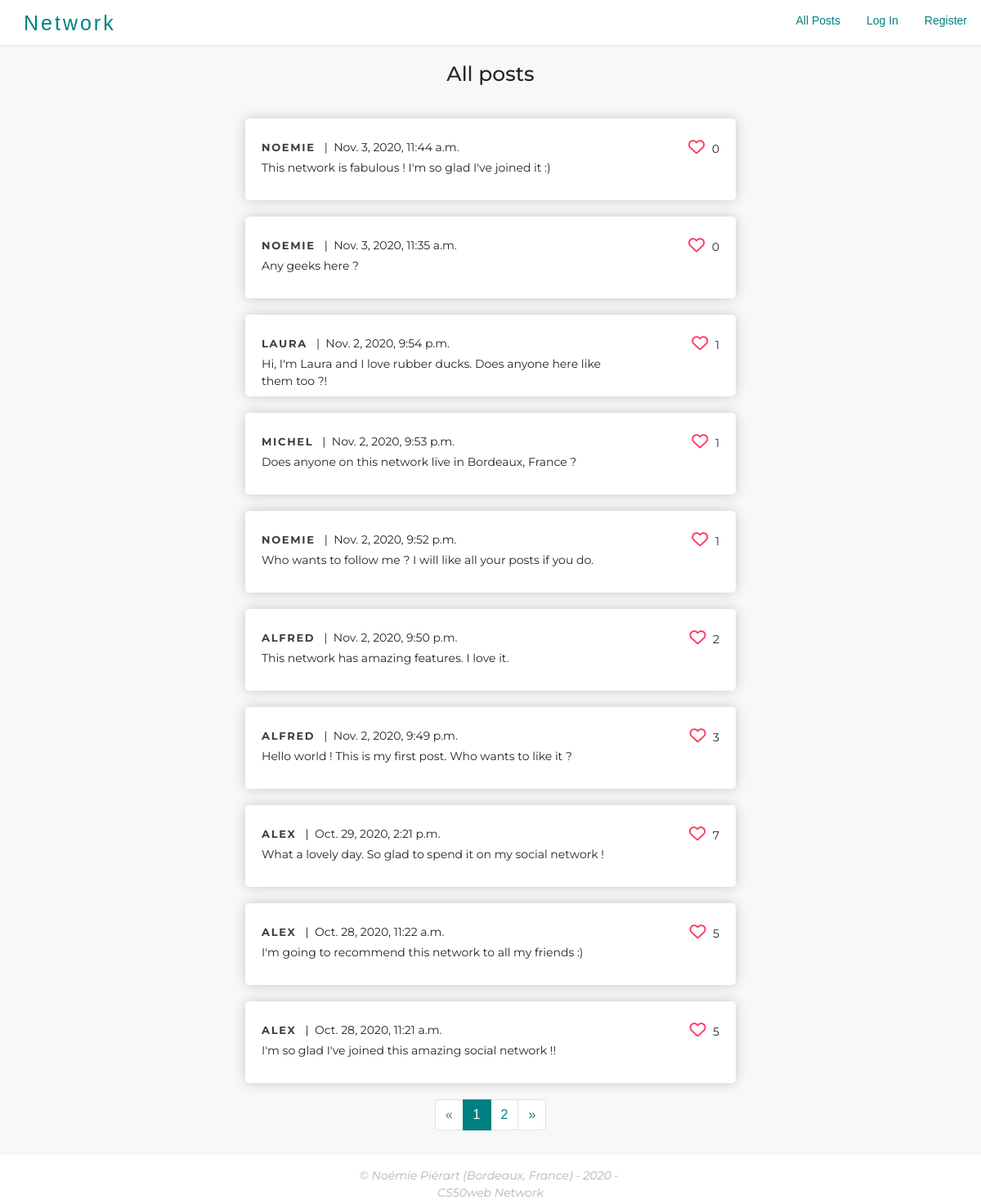
The page / on the database its author committed.
### network/models.py (models this page shows, shortened)
class Post(models.Model):
	post_author = models.ForeignKey(User, on_delete=models.CASCADE, related_name="post_author")
	likes_count = models.IntegerField()
	date = models.DateTimeField(default=datetime.now, blank=True)
	content = models.TextField()
	class Meta:
		ordering = ['-date']

class User(AbstractUser):
	followers_count = models.IntegerField(default=0)
	following_count = models.IntegerField(default=0)

### network/views.py (the view)
# urls.py: path("", views.index, name="index"),
def index(request):
    posts = Post.objects.all().order_by('date').reverse()
    paginator = Paginator(posts, 10)
    page_number = request.GET.get('page')
    page_obj = paginator.get_page(page_number)
    liked_posts = []
    session_user = None
    if request.user.id is not None :
        session_user = User.objects.get(id=request.user.id)
        likes = Like.objects.filter(liking_user=session_user, like_is_active=True)
        for like in likes :
            liked_posts.append(like.liked_post)
    return render(request, "network/index.html", {
        "session_user": session_user,
        "liked_posts": liked_posts,
        "page_obj": page_obj
    })

### network/templates/network/index.html (shortened to what this page needs)
{% extends "network/layout.html" %}
{% load static %}
{% block body %}
    <h2 class="section-title">All posts</h2>
	{% for post in page_obj %}
		<div class="post-card" >
			<div class="d-flex justify-content-between">
				<div class="d-flex justify-content-start align-items-center">
					<p><span><a href="{% url 'show_user' post.post_author.id %}" class="post-card-username"><strong>{{post.post_author}}</strong></a>   |  {{post.date}}</span></p>
				</div>
       			<p class="total-likes"><i class="far fa-heart"></i> {{post.likes_count}}</p>
       		</div>
            <div class="d-flex justify-content-between" id="bottom-info ">
            	<p id="post-content" class="w-75">{{post.content}}</p>
			</div>
		</div>
	{% endfor %}
	<ul class="pagination justify-content-center">
	    {% if page_obj.has_previous %}
  			<li class="page-item"><a class="page-link" href="?page={{ page_obj.previous_page_number }}">&laquo;</a></li>
	    {% else %}
  			<li class="disabled page-item"><a class="page-link" href="#">&laquo;</a></li>
		{% endif %}
	    {% for num in page_obj.paginator.page_range %}
  			{% ifequal num page_obj.number %}
    			<li class="active page-item"><a class="page-link" href="#">{{ num }}<span class="sr-only">(current)</span></a></li>
  			{% else %}
    			<li class="page-item"><a class="page-link" href="?page={{ num }}">{{ num }}</a></li>
  			{% endifequal %}
		{% endfor %}
	    {% if page_obj.has_next %}
  			<li class="page-item"><a class="page-link" href="?page={{ page_obj.next_page_number }}">&raquo;</a></li>
		{% else %}
  			<li class="disabled page-item"><a class="page-link" href="#">&raquo;</a></li>
		{% endif %}
		</ul>
{% endblock%}

### network/templates/network/layout.html (shortened to what this page needs)
{% load static %}
<!DOCTYPE html>
<html lang="en">
    <head>
        <link rel="stylesheet" href="https://stackpath.bootstrapcdn.com/bootstrap/4.4.1/css/bootstrap.min.css">
        <link href="{% static 'network/styles.css' %}" rel="stylesheet">
    </head>
    <body>
        <nav class="navbar navbar-stprojet">
            <a class="navbar-brand d-flex" href="{% url 'index' %}"><h5>Network</h5></a>
            <div>
              <ul class="navbar-stprojet-horizontal hidden-xs hidden-sm list-inline">
                <li class="navbar-items-stprojet list-inline-item">
                  <a class="nav-link" href="{% url 'index' %}">All Posts</a>
                </li>
                {% if user.is_authenticated %}
                    <li><a href="{% url 'create_post' %}"class="navbar-items-stprojet list-inline-item">Add a post</a></li>
                    <li class="navbar-items-stprojet list-inline-item">
                        <a class="nav-link" href="{% url 'following' user.id %}">Following</a>
                    </li>
                    <li class="navbar-items-stprojet list-inline-item">
                        <a class="nav-link" href="{% url 'logout' %}">Log Out</a>
                    </li>
                {% else %}
                    <li class="navbar-items-stprojet list-inline-item">
                        <a class="nav-link" href="{% url 'login' %}">Log In</a>
                    </li>
                    <li class="navbar-items-stprojet list-inline-item">
                        <a class="nav-link" href="{% url 'register' %}">Register</a>
                    </li>
                {% endif %}
              </ul>
            </div>
          </nav>
        <div class="body">
            {% block body %}
            {% endblock %}
        </div>
        <footer class="footer page-footer footer-copyright">
          <p><em>© Noémie Piérart (Bordeaux, France) - 2020 - <br></p>
          <p>CS50web Network</em></p>
        </footer>
    </body>
</html>

### network/static/network/styles.css (style rules this page uses)
body { background-color: #F8F8F8; font-family: 'Amiri', sans-serif; position: relative; min-height: 100vh; text-decoration: none !important; }
h2 { text-align: center; font-size: 25px; padding: 20px; }
.section-title { text-align: center; font-family: 'Montserrat', sans-serif; }
i { color: #FF3860; font-size: 20px; border-radius: 5%; padding: 5px; }
a { text-decoration: none !important }
p { padding: 0px; margin: 0px; font-size: 14px; font-family: 'Montserrat', sans-serif; white-space: pre-wrap; }
.page-link { color: #008081 ; }
.page-item.active .page-link { z-index: 3; color: #fff; background-color: #008081; border-color: #008081 }

### network/static/network/components/navbar.css (style rules this page uses)
.navbar-stprojet { justify-content: space-between; font-family: 'Work Sans', sans-serif; height: 55px; width: 100vw; background: white; box-shadow: 0 1px 5px 0 rgba(0,0,0,0.07), 0 1px 0 0 rgba(0,0,0,0.03); transition: all 0.3s ease; padding: 0px 5px; z-index: 1; align-items: center; text-decoration: none; }
.navbar-brand h5 { text-decoration: none; color: #008081; letter-spacing: 3px; font-size: 25px; padding: 4px; margin: 0 0 0 20px; }
.navbar-stprojet-horizontal { display: flex; align-items: center; }
.navbar-items-stprojet { color: #008081; font-size: 14px; cursor: pointer; text-decoration: none !important; border-bottom: 4px solid transparent; }
.nav-link { color: #008081; text-decoration: none !important; }
.navbar-stprojet-horizontal a { padding: 0px 12px; }
.navbar ul { margin: 0; }

### network/static/network/components/post-card.css (style rules this page uses)
.post-card { overflow: hidden; height: 100px; background: white; box-shadow: 0 0 15px rgba(0,0,0,0.2); margin: 20px auto; max-width: 600px; font-family: 'Montserrat', sans-serif; border-radius: 5px; padding: 20px; }
.post-card-username { text-transform: uppercase; font-size: 13px; letter-spacing: 0.13em; color: #3e3e3e; text-decoration: none !important; }

### network/static/network/components/footer.css (style rules this page uses)
.footer { background: white; height: 60px; color: rgba(0,0,0,0.3); margin-top : 30px; padding: 15px 0px; bottom: 0; width: 100%; }
.footer p { width: 100%; text-align: center; margin: 0px; }

### rows shown on the page
Post: post_author "NOEMIE", date "Nov. 3, 2020, 11:44 a.m.", likes_count "0", content "This network is fabulous ! I'm so glad I've joined it :)"
Post: post_author "NOEMIE", date "Nov. 3, 2020, 11:35 a.m.", likes_count "0", content "Any geeks here ?"
Post: post_author "LAURA", date "Nov. 2, 2020, 9:54 p.m.", likes_count "1", content "Hi, I'm Laura and I love rubber ducks. Does anyone here like them too ?!"
Post: post_author "MICHEL", date "Nov. 2, 2020, 9:53 p.m.", likes_count "1", content "Does anyone on this network live in Bordeaux, France ?"
Post: post_author "NOEMIE", date "Nov. 2, 2020, 9:52 p.m.", likes_count "1", content "Who wants to follow me ? I will like all your posts if you do."
Post: post_author "ALFRED", date "Nov. 2, 2020, 9:50 p.m.", likes_count "2", content "This network has amazing features. I love it."
Post: post_author "ALFRED", date "Nov. 2, 2020, 9:49 p.m.", likes_count "3", content "Hello world ! This is my first post. Who wants to like it ?"
Post: post_author "ALEX", date "Oct. 29, 2020, 2:21 p.m.", likes_count "7", content "What a lovely day. So glad to spend it on my social network !"
Post: post_author "ALEX", date "Oct. 28, 2020, 11:22 a.m.", likes_count "5", content "I'm going to recommend this network to all my friends :)"
Post: post_author "ALEX", date "Oct. 28, 2020, 11:21 a.m.", likes_count "5", content "I'm so glad I've joined this amazing social network !!"

### other values the page prints
{{ num }} "1"
{{ num }} "2"
